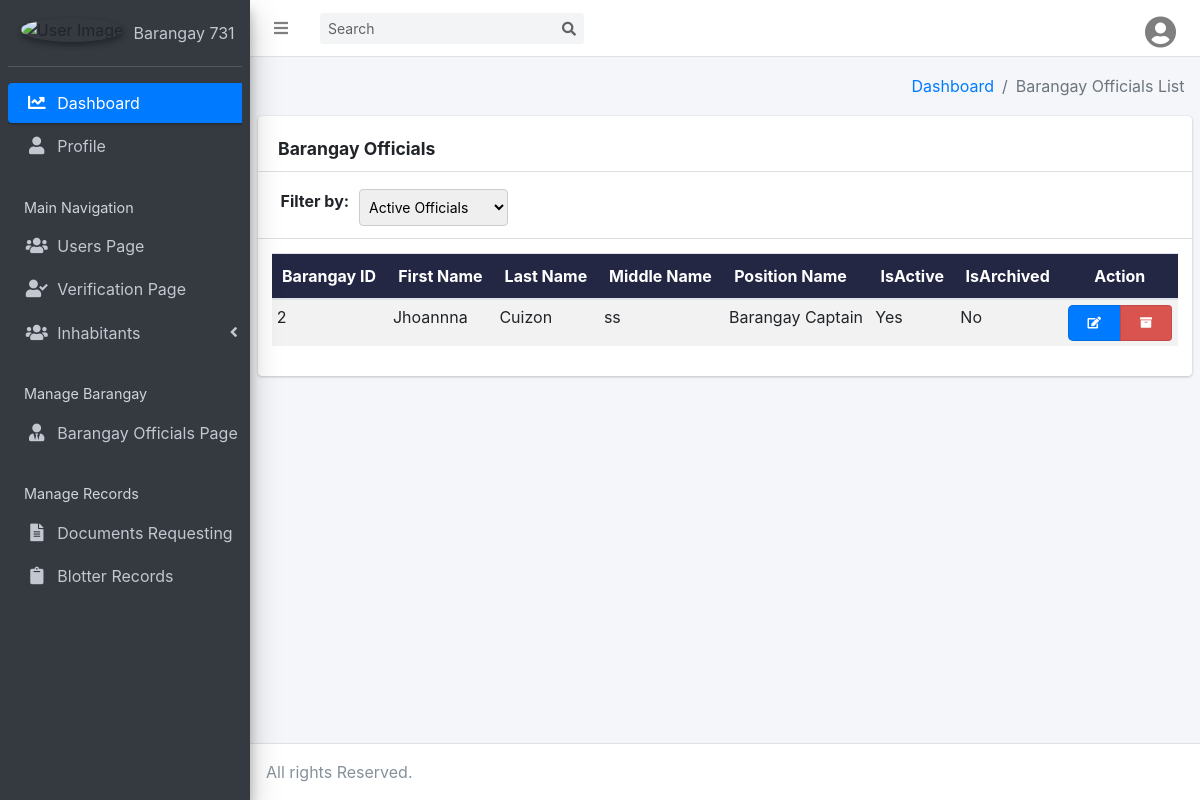
The app's page /barangayOfficials.php with its own data.
### tables this page shows
CREATE TABLE `barangayofficials_tbl` (
  `BrgyOfficialId` int(11) NOT NULL,
  `FirstName` varchar(255) DEFAULT NULL,
  `LastName` varchar(255) DEFAULT NULL,
  `MiddleName` varchar(255) DEFAULT NULL,
  `PositionID` int(11) DEFAULT NULL,
  `IsActive` tinyint(1) DEFAULT NULL,
  `IsArchived` tinyint(1) DEFAULT NULL,
  `Image` varchar(255) NOT NULL
);

CREATE TABLE `positions_tbl` (
  `PositionId` int(11) NOT NULL,
  `PositionName` varchar(255) DEFAULT NULL
);

### barangayOfficials.php (the view, shortened to what this page needs)
<?php
require 'includes/dbhandler.inc.php';
$filter = isset($_GET['filter']) ? $_GET['filter'] : 'active';
$sql = "SELECT B.BrgyOfficialId, B.FirstName, B.LastName, B.MiddleName, P.PositionName, B.IsActive, B.IsArchived
FROM BarangayOfficials_tbl B
INNER JOIN Positions_tbl P ON B.PositionID = P.PositionId";
if ($filter == "active") {
  $sql .= " WHERE IsArchived = 0";
} elseif ($filter == "inactive") {
  $sql .= " WHERE IsArchived = 1";
}
$result = mysqli_query($conn, $sql);
?>
<!DOCTYPE html>
<html>
<head>
  <link rel="stylesheet" href="adminfiles/plugins/fontawesome-free/css/all.min.css">
  <link rel="stylesheet" href="adminfiles/dist/css/adminlte.min.css">
  <link rel="stylesheet" href="adminfiles/plugins/overlayScrollbars/css/OverlayScrollbars.min.css">
  <link href="https://cdn.datatables.net/2.0.3/css/dataTables.bootstrap4.css" rel="stylesheet">
  <link href="https://cdn.datatables.net/buttons/3.0.1/css/buttons.bootstrap4.css" rel="stylesheet">
  <link rel="stylesheet" href="adminfiles/dist/css/ogcss.css">
</head>
<body class="hold-transition sidebar-mini">
  <div class="wrapper">
    <nav class="main-header navbar navbar-expand navbar-white navbar-light">
      <ul class="navbar-nav">
        <li class="nav-item">
          <a class="nav-link" data-widget="pushmenu" href="#"><i class="fas fa-bars"></i></a>
        </li>
      </ul>
      <form class="form-inline ml-3">
        <div class="input-group input-group-sm">
          <input class="form-control form-control-navbar" type="search" placeholder="Search" aria-label="Search">
          <div class="input-group-append">
            <button class="btn btn-navbar" type="submit">
              <i class="fas fa-search"></i>
            </button>
          </div>
        </div>
      </form>
      <ul class="navbar-nav ml-auto">
        <li class="nav-item dropdown">
          <a class="nav-link" data-toggle="dropdown" href="#">
            <i class="fas fa-user-circle fa-2x"></i>
          </a>
        </li>
      </ul>
    </nav>
    <aside class="main-sidebar sidebar-dark-primary elevation-4">
      <div class="sidebar">
        <div class="user-panel mt-3 pb-3 mb-3 d-flex">
          <div class="image">
            <img src="builtimages/left_logo.png" class="img-circle elevation-2" alt="User Image">
          </div>
          <div class="info">
            <a href="#" class="d-block">Barangay 731</a>
          </div>
        </div>
        <nav class="mt-2">
          <ul class="nav nav-pills nav-sidebar flex-column" data-widget="treeview" role="menu" data-accordion="false">
            <li class="nav-item has-treeview menu-open">
              <a href="AdminDashboard.php" class="nav-link active">
                <i class="fas fa-chart-line nav-icon"></i>
                <p>Dashboard</p>
              </a>
            </li>
            <li class="nav-item">
              <a href="adminProfile.php" class="nav-link">
                <i class="fas fa-user nav-icon"></i>
                <p>Profile</p>
              </a>
            </li>
            <li class="nav-header">Main Navigation</li>
            <li class="nav-item">
              <a href="UsersList.php" class="nav-link">
                <i class="fas fa-users nav-icon"></i>
                <p>Users Page</p>
              </a>
            </li>
            <li class="nav-item">
              <a href="VerificationPage.php" class="nav-link">
                <i class="fas fa-user-check nav-icon"></i>
                <p>Verification Page</p>
              </a>
            </li>
            <li class="nav-item has-treeview">
              <a href="#" class="nav-link">
                <i class="fas fa-users nav-icon"></i>
                <p>
                  Inhabitants
                  <i class="fas fa-angle-left right"></i>
                </p>
              </a>
            </li>
            <li class="nav-header">Manage Barangay</li>
            <li class="nav-item">
              <a href="barangayOfficials.php" class="nav-link">
                <i class="fas fa-user-tie nav-icon"></i>
                <p>Barangay Officials Page</p>
              </a>
            </li>
            <li class="nav-header">Manage Records</li>
            <li class="nav-item">
              <a href="viewRequests.php" class="nav-link">
                <i class="fas fa-file-alt nav-icon"></i>
                <p>Documents Requesting</p>
              </a>
            </li>
            <li class="nav-item">
              <a href="viewBlotterRecords.php" class="nav-link">
                <i class="fas fa-clipboard nav-icon"></i>
                <p>Blotter Records</p>
              </a>
            </li>
          </ul>
        </nav>
      </div>
    </aside>
    <div class="content-wrapper">
      <section class="content-header">
        <div class="container-fluid">
          <div class="row">
            <div class="col-sm-6">
            </div>
            <div class="col-sm-6">
              <ol class="breadcrumb float-sm-right">
                <li class="breadcrumb-item"><a href="AdminDashboard.php">Dashboard</a></li>
                <li class="breadcrumb-item active">Barangay Officials List</li>
              </ol>
            </div>
          </div>
        </div>
      </section>
      <section class="content">
        <div class="row">
          <div class="col-12">
            <div class="card">
              <div class="card-header">
                <h3 class="card-title" style="font-weight: bold; margin-top: 10px;">Barangay Officials</h3>
              </div>
              <div class="card-header">
                  <div class="formHeader row">
                      <div class="filter-section fl" style="margin-left: 10px;">
                          <label for="filter" class="filter-label">Filter by:</label>
                          <select name="filter" id="filter">
                              <option value="active" <?php echo ($filter == 'active') ? 'selected' : ''; ?>> Active Officials </option>
                          </select>
                      </div>
                      <div style="flex-grow: 1;"></div>
                  </div>
              </div>
              <div class="card-body">
              <div class="table-responsive">
                <table id="barangayofficialslistdt" style="width: 100% !important;" class="table table-sm table-striped table-hover">
                  <thead>
                    <tr>
                      <th>Barangay ID</th>
                      <th>First Name</th>
                      <th>Last Name</th>
                      <th>Middle Name</th>
                      <th>Position Name</th>
                      <th>IsActive</th>
                      <th>IsArchived</th>
                      <th class="action-header">Action</th>
                    </tr>
                  </thead>
                  <tbody>
                    <?php
                    if ($result->num_rows > 0) {
                      while ($row = $result->fetch_assoc()) {
                        echo "<tr class='bg-2'>";
                        echo "<td>" . $row['BrgyOfficialId'] . "</td>";
                        echo "<td>" . $row['FirstName'] . "</td>";
                        echo "<td>" . $row['LastName'] . "</td>";
                        echo "<td>" . $row['MiddleName'] . "</td>";
                        echo "<td>" . $row['PositionName'] . "</td>";
                        echo "<td>" . ($row["IsActive"] ? "Yes" : "No") . "</td>";
                        echo "<td>" . ($row["IsArchived"] ? "Yes" : "No") . "</td>";
                        echo "<td style='text-align: center;'>";
                        if ($filter != 'inactive') {
                        echo '<div class="btn-group" role="group" aria-label="Actions">';
                          echo '<button class="at-modal__button5 at-modal__button--primary updateofficials-button updateofficials-button" type="button" data-toggle="modal" data-target="#modal-11" data-officials-id="' . $row['BrgyOfficialId'] . '"><i class="fas fa-edit"></i></button>';
                        }
                        if ($filter != 'inactive') {
                        echo '<button class="btn btn-archive" type="button" data-toggle="modal" data-modal-action="open" data-target="#modal-8" data-officials-id="' . $row['BrgyOfficialId'] . '"> <i class="fas fa-archive"></i></button>';
                        }
                        echo "</td>";
                        echo "</tr>";
                        echo "</div>";
                      }
                    }
                    ?>
                </div>
              </div>
            </div>
          </div>
        </div>
    </div>
    <footer class="main-footer no-print">
      All rights Reserved.
    </footer>
</body>
</html>

### records on screen
barangayofficials_tbl: BrgyOfficialId "2", FirstName "Jhoannna", LastName "Cuizon", MiddleName "ss", PositionID.PositionName "Barangay Captain", IsActive "Yes", IsArchived "No"
